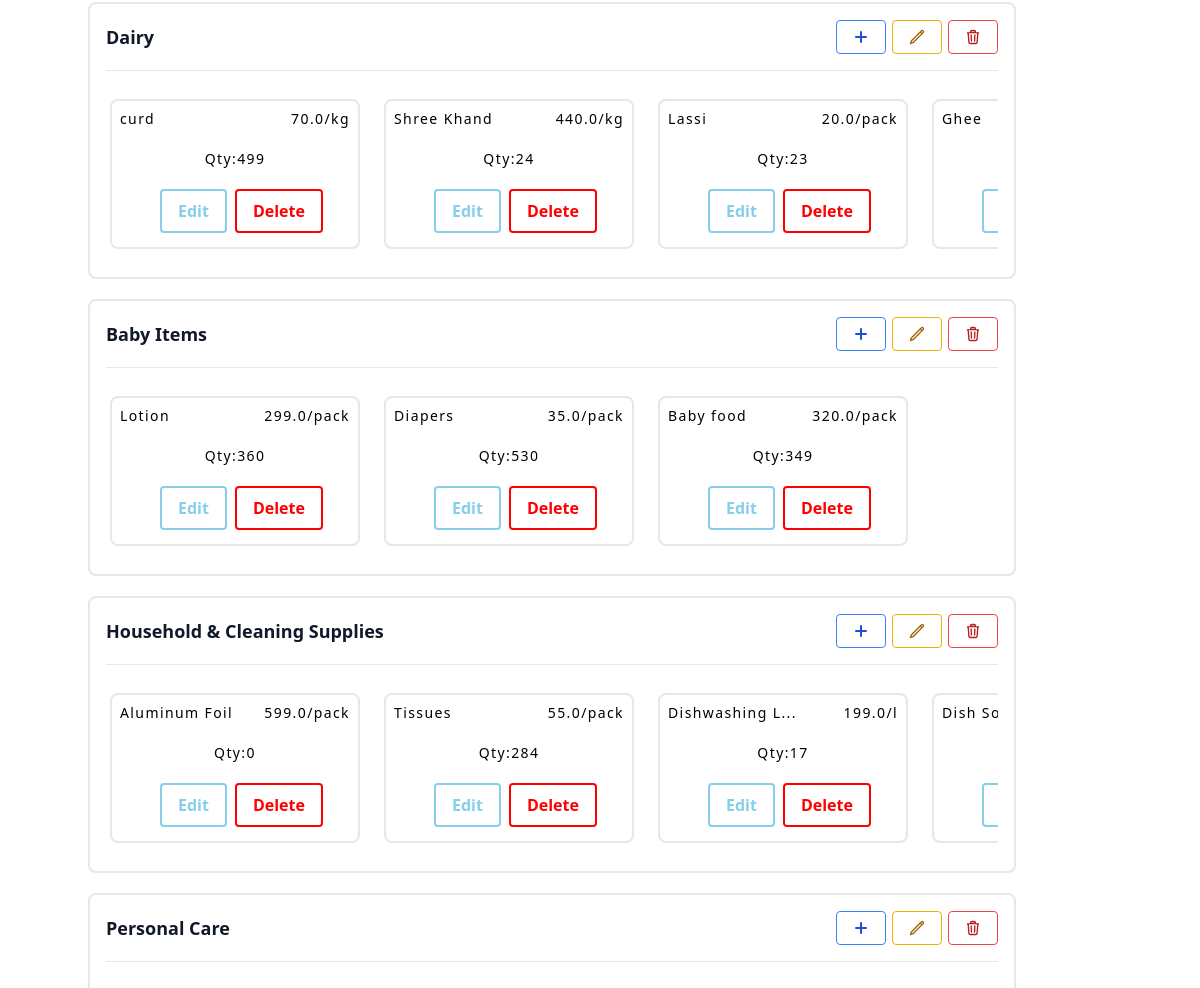
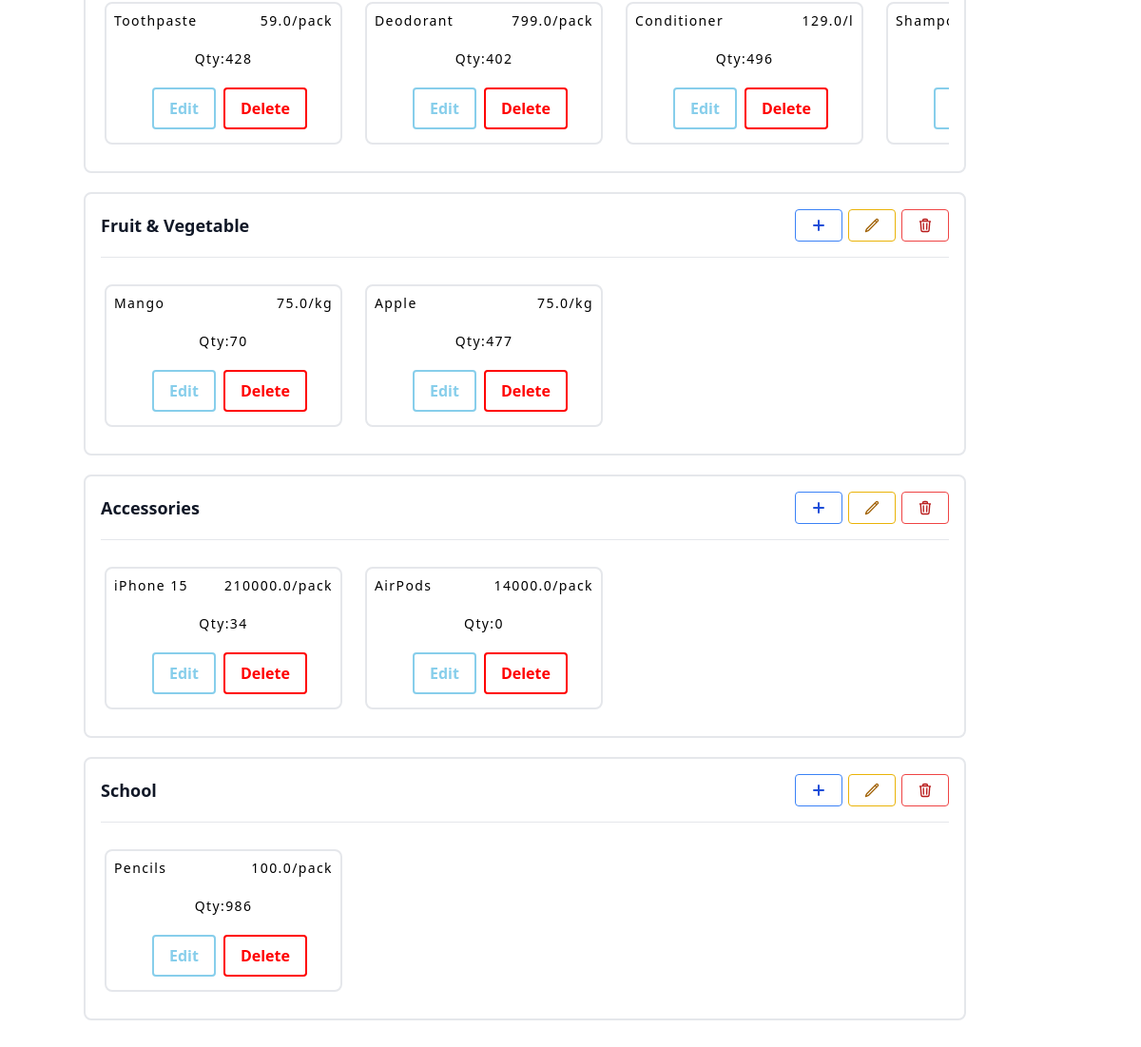
The page /manager_index (signed in, lower part) on the database as committed earlier (2 pictures, top to bottom).
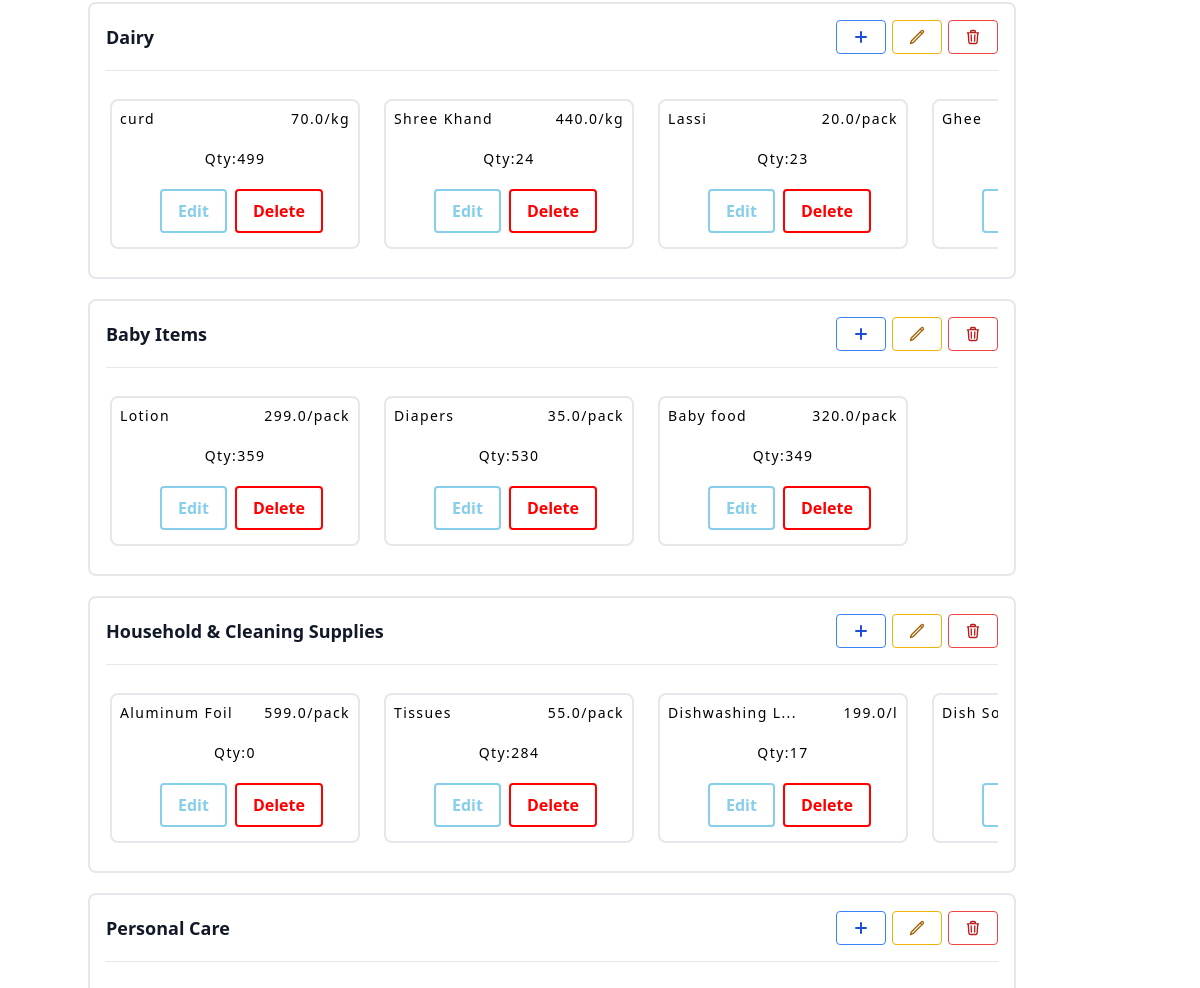
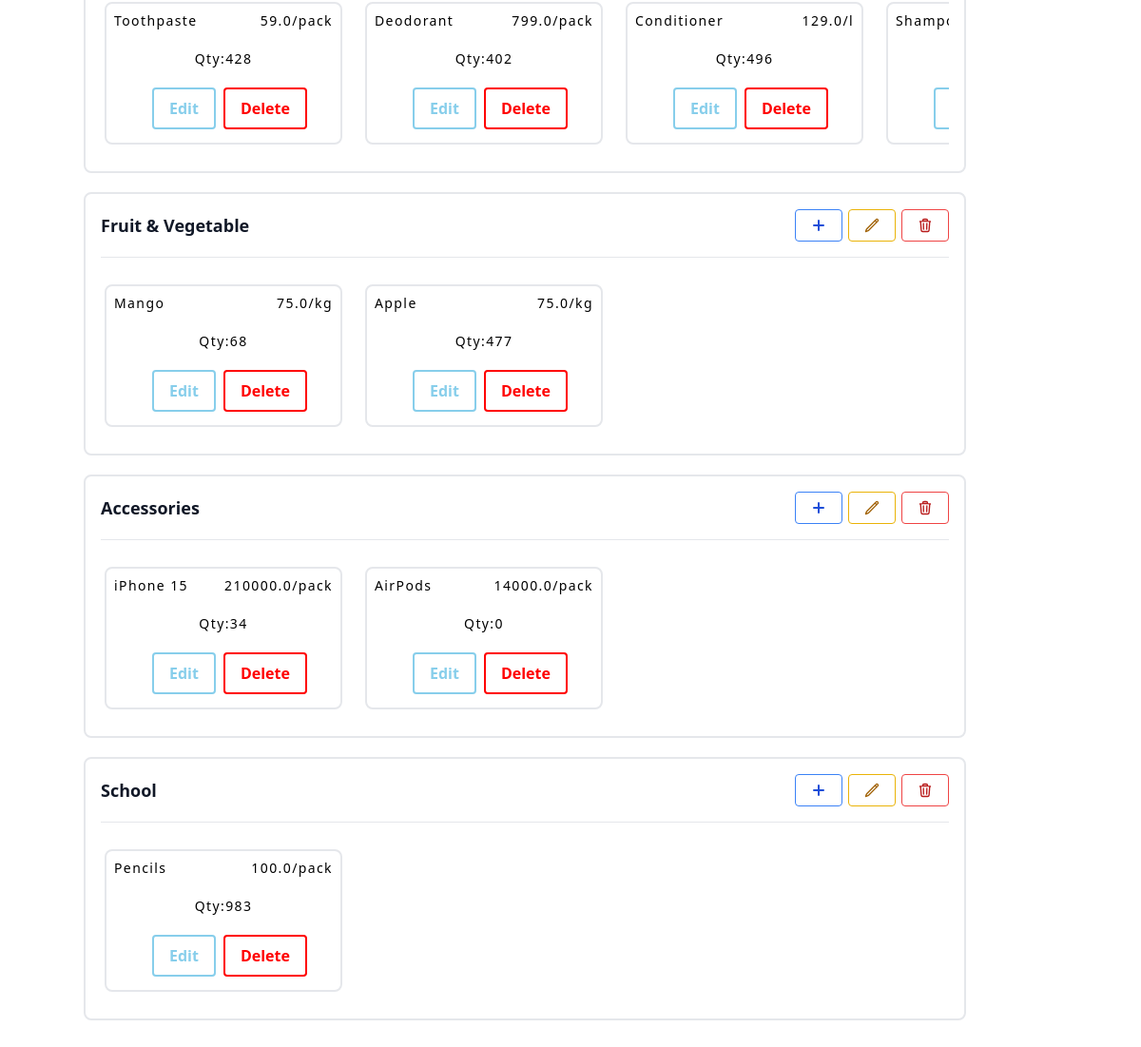
The same page on the database as committed later (2 pictures, top to bottom).
### models.py (models this page shows)
class Category(db.Model):
    __TableName__ = 'category'
    categoryid = db.Column(db.Integer, primary_key=True, autoincrement=True, nullable=False, unique=True)
    categoryname = db.Column(db.String(50), nullable=False)
    products = db.relationship('Product', backref='category', foreign_keys='Product.categoryid', lazy=True)

class Product(db.Model):
    __TableName__ = 'product'
    productid = db.Column(db.Integer, primary_key=True, autoincrement=True, nullable=False, unique=True)
    productname = db.Column(db.String(20), nullable=False)
    categoryid = db.Column(db.Integer, db.ForeignKey('category.categoryid'), nullable=False)
    rateperunit = db.Column(db.Float, nullable=False)
    unit= db.Column(db.String(20), nullable=False)
    quantity = db.Column(db.Integer, nullable=False)

### routes.py (the view)
@app.route('/manager_index')
@auth_required
@manager_required
def manager_index():
    user=User.query.filter_by(userid=session['user_id']).first()
    products = Product.query.all()
    return render_template('manager_index.html',user=user,nav="dashboard",categories=Category.query.all(),products=products)

### routes.py (called while the page is built)
def auth_required(func):
    @wraps(func)
    def inner(*args, **kwargs):
        if 'user_id' not in session:
            flash('Please login to continue')
            return redirect(url_for('login'))
        return func(*args, **kwargs)
    return inner

def manager_required(func):
    @wraps(func)
    def inner(*args, **kwargs):
        if 'user_id' not in session:
            flash('Please login to continue')
            return redirect(url_for('login'))
        if User.query.filter_by(userid=session['user_id']).first().role!="manager":
            flash('You are not authorized to access this page')
            return redirect(url_for('index'))
        return func(*args, **kwargs)
    return inner

### templates/manager_index.html (shortened to what this page needs)
{% extends 'manager_layout.html' %}
{% block content %}
<div class="container px-12 py-16 mx-10  ">
    {% for category in categories%}
        <div class="component1 border-2 border-gray-200 rounded-lg p-4" style="margin-bottom:20px">
            <div class="text-2xl text-gray-900 pb-4 mb-4 border-b border-gray-200 leading-none" style="display: flex; justify-content: space-between; align-items: center;">
                <div class="font-bold text-lg">{{ category.categoryname }}</div>
                <div>
                    <button class="bg-transparent hover:bg-blue-500 text-blue-700 font-semibold hover:text-white py-2 px-4 border border-blue-500 hover:border-transparent rounded">
                        <a href="{{ url_for('add_product', categoryid=category.categoryid) }}">
                            <svg xmlns="http://www.w3.org/2000/svg" fill="none" viewBox="0 0 24 24" stroke-width="3" stroke="currentColor" class="w-4 h-4">
                                <path stroke-linecap="round" stroke-linejoin="round" d="M12 4.5v15m7.5-7.5h-15" />
                            </svg>
                        </a>
                    </button>
                    <button class="bg-transparent hover:bg-yellow-500 text-yellow-700 font-semibold hover:text-white py-2 px-4 border border-yellow-500 hover:border-transparent rounded">
                        <a href="{{ url_for('edit_category', categoryid=category.categoryid) }}">
                        </a>
                    </button>
                    <button class="bg-transparent hover:bg-red-500 text-red-700 font-semibold hover:text-white py-2 px-4 border border-red-500 hover:border-transparent rounded">
                        <a href="{{ url_for('delete_category', categoryid=category.categoryid) }}">
                        </a>
                    </button>
                </div>
            </div>
            {%if category.products==[]%}
                <h2 class="text-sm tracking-widest title-font mb-1 font-medium text-center" style="margin-top:20px;">No Product Created</h2>
            {%else%}
                <div class="overflow-x-auto">
                <div class="flex flex-no-wrap -mx-2" >
            {%for product in products|reverse%}
                {%if product.categoryid==category.categoryid%}
                    <div class="p-3">
                        <div class="border-2 border-gray-200 px-4 py-6 rounded-lg relative h-full w-full" style="height: 150px; width: 250px;">
                            {%if (product.productname)|length>13%}
                                <h2 class="text-sm tracking-widest title-font mb-1 font-medium absolute top-0 left-0 ml-2 mt-2 overflow-auto">{{product.productname[:13]}}...</h2>
                            {%else%}
                                <h2 class="text-sm tracking-widest title-font mb-1 font-medium absolute top-0 left-0 ml-2 mt-2 overflow-auto">{{product.productname}}</h2>
                            {%endif%}
                            <h2 class="text-sm tracking-widest title-font mb-1 font-medium absolute top-0 right-0 mr-2 mt-2">{{product.rateperunit}}/{{product.unit.split('/')[1] }}</h2>
                            <h2 class="text-sm tracking-widest title-font mb-1 font-medium" style="text-align:center;margin-top:24px">Qty:{{product.quantity}}</h2>
                                <div class="relative top-4 flex">
                                    <button class="bg-red-500 hover:bg-red-700 text-white font-bold py-2 px-8 mr-2 relative left-8 rounded" style="background-color: transparent; border: 2px solid #87CEEB; color: #87CEEB; padding: 8px 16px;" onmouseover="this.style.backgroundColor='#87CEEB'; this.querySelector('a').style.color = 'white';" onmouseout="this.style.backgroundColor='transparent'; this.querySelector('a').style.color = '#87CEEB';"><a href="{{url_for('edit_product',productid=product.productid)}}" style="text-decoration: none; color: #87CEEB;">Edit</a></button>
                                    <button class="bg-red-500 hover:bg-red-700 text-white font-bold py-2 px-8 relative left-8 rounded" style="background-color: transparent; border: 2px solid red; color: red; padding: 8px 16px;" onmouseover="this.style.backgroundColor='#ff0000'; this.querySelector('a').style.color = 'white';" onmouseout="this.style.backgroundColor='transparent'; this.querySelector('a').style.color = 'red';">
                                        <a href="{{url_for('delete_product',productid=product.productid)}}" style="text-decoration: none; color: red;">Delete</a></button>
                                </div>
                        </div>
                    </div>
                {%endif%}
            {%endfor%}
        </div>
    </div>
            {%endif%}
        </div>
    {%endfor%}
</div>
{% endblock %}

### templates/manager_layout.html (shortened to what this page needs)
<!DOCTYPE html>
<html lang="en">
<head>
    <script src="https://cdn.tailwindcss.com"></script>
    <script src="https://cdn.tailwindcss.com"></script>
</head>
<body>
    {% include 'manager_navbar.html' %}
        {% block content %}
        {% endblock %}
</body>
</html>

### templates/manager_navbar.html (shortened to what this page needs)
<!DOCTYPE html>
<html lang="en">
<head>
  <script src="https://cdn.tailwindcss.com"></script>
  </head>
<body>
</body>
</html>

Rows that differ between the two databases and show on the page:
changed Product "Lotion": quantity "360" → "359"
changed Product "Mango": quantity "70" → "68"
changed Product "Pencils": quantity "986" → "983"
